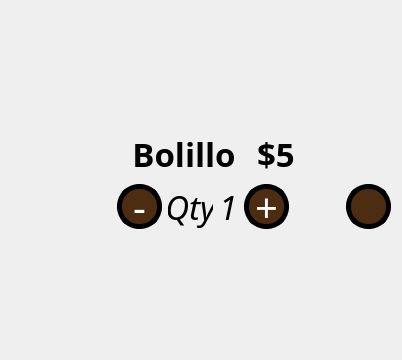
             <widget class="QWidget" name="scrollAreaWidgetContents">
              <property name="geometry">
               <rect>
                <x>0</x>
                <y>0</y>
                <width>398</width>
                <height>360</height>
               </rect>
              </property>
              <layout class="QVBoxLayout" name="verticalLayout_8">
               <item>
                <widget class="QWidget" name="Articulo" native="true">
                 <property name="minimumSize">
                  <size>
                   <width>380</width>
                   <height>100</height>
                  </size>
                 </property>
                 <property name="maximumSize">
                  <size>
                   <width>16777215</width>
                   <height>100</height>
                  </size>
                 </property>
                 <layout class="QHBoxLayout" name="horizontalLayout_31">
                  <property name="leftMargin">
                   <number>0</number>
                  </property>
                  <property name="topMargin">
                   <number>0</number>
                  </property>
                  <property name="rightMargin">
                   <number>0</number>
                  </property>
                  <property name="bottomMargin">
                   <number>0</number>
                  </property>
                  <item>
                   <widget class="QWidget" name="img" native="true">
                    <property name="minimumSize">
                     <size>
                      <width>100</width>
                      <height>100</height>
                     </size>
                    </property>
                    <property name="maximumSize">
                     <size>
                      <width>100</width>
                      <height>100</height>
                     </size>
                    </property>
                    <property name="styleSheet">
                     <string notr="true">background-image: url(:/Imagenes/bolillo.png);
border-radius: 30px;</string>
                    </property>
                   </widget>
                  </item>
                  <item>
                   <widget class="QWidget" name="widget_29" native="true">
                    <layout class="QVBoxLayout" name="verticalLayout_15">
                     <property name="leftMargin">
                      <number>0</number>
                     </property>
                     <property name="topMargin">
                      <number>0</number>
                     </property>
                     <property name="rightMargin">
                      <number>0</number>
                     </property>
                     <property name="bottomMargin">
                      <number>0</number>
                     </property>
                     <item>
                      <widget class="QWidget" name="widget_37" native="true">
                       <layout class="QHBoxLayout" name="horizontalLayout_32">
                        <property name="leftMargin">
                         <number>0</number>
                        </property>
                        <property name="topMargin">
                         <number>0</number>
                        </property>
                        <property name="rightMargin">
                         <number>0</number>
                        </property>
                        <property name="bottomMargin">
                         <number>0</number>
                        </property>
                        <item>
                         <widget class="QLabel" name="articulo_label">
                          <property name="font">
                           <font>
                            <family>Cascadia Mono</family>
                            <pointsize>25</pointsize>
                            <weight>75</weight>
                            <bold>true</bold>
                           </font>
                          </property>
                          <property name="text">
                           <string>Bolillo</string>
                          </property>
                          <property name="alignment">
                           <set>Qt::AlignCenter</set>
                          </property>
                         </widget>
                        </item>
                        <item>
                         <widget class="QLabel" name="precio_label">
                          <property name="font">
                           <font>
                            <family>Cascadia Mono</family>
                            <pointsize>25</pointsize>
                            <weight>75</weight>
                            <bold>true</bold>
                           </font>
                          </property>
                          <property name="text">
                           <string>$5</string>
                          </property>
                         </widget>
                        </item>
                       </layout>
                      </widget>
                     </item>
                     <item>
                      <widget class="QWidget" name="widget_33" native="true">
                       <property name="font">
                        <font>
                         <family>Cascadia Mono</family>
                        </font>
                       </property>
                       <layout class="QHBoxLayout" name="horizontalLayout_30">
                        <property name="leftMargin">
                         <number>0</number>
                        </property>
                        <property name="topMargin">
                         <number>0</number>
                        </property>
                        <property name="rightMargin">
                         <number>0</number>
                        </property>
                        <property name="bottomMargin">
                         <number>0</number>
                        </property>
                        <item>
                         <widget class="QPushButton" name="minus_button">
                          <property name="minimumSize">
                           <size>
                            <width>45</width>
                            <height>45</height>
                           </size>
                          </property>
                          <property name="maximumSize">
                           <size>
                            <width>45</width>
                            <height>45</height>
                           </size>
                          </property>
                          <property name="font">
                           <font>
                            <family>Cascadia Mono</family>
                            <pointsize>30</pointsize>
                           </font>
                          </property>
                          <property name="styleSheet">
                           <string notr="true">QPushButton{
background-color: rgb(77, 45, 18);
border-style: solid;
border-color: black;
border-width: 5px;
border-radius: 22px;
color: white;
}

QPushButton:pressed {
border-style: inset;
border-width: 1px;
background-color: rgb(115, 67, 26);
color: white;
}</string>
                          </property>
                          <property name="text">
                           <string>-</string>
                          </property>
                         </widget>
                        </item>
                        <item>
                         <widget class="QLabel" name="label_16">
                          <property name="minimumSize">
                           <size>
                            <width>45</width>
                            <height>45</height>
                           </size>
                          </property>
                          <property name="maximumSize">
                           <size>
                            <width>45</width>
                            <height>45</height>
                           </size>
                          </property>
                          <property name="font">
                           <font>
                            <family>Cascadia Mono</family>
                            <pointsize>25</pointsize>
                            <italic>true</italic>
                           </font>
                          </property>
                          <property name="text">
                           <string>Qty</string>
                          </property>
                          <property name="alignment">
                           <set>Qt::AlignCenter</set>
                          </property>
                         </widget>
                        </item>
                        <item>
                         <widget class="QLabel" name="qty_label">
                          <property name="font">
                           <font>
                            <family>Cascadia Mono</family>
                            <pointsize>25</pointsize>
                            <italic>true</italic>
                           </font>
                          </property>
                          <property name="text">
                           <string>1</string>
                          </property>
                         </widget>
                        </item>
                        <item>
                         <widget class="QPushButton" name="plus_button">
                          <property name="minimumSize">
                           <size>
                            <width>45</width>
                            <height>45</height>
                           </size>
                          </property>
                          <property name="maximumSize">
                           <size>
                            <width>45</width>
                            <height>45</height>
                           </size>
                          </property>
                          <property name="font">
                           <font>
                            <family>Cascadia Mono</family>
                            <pointsize>30</pointsize>
                           </font>
                          </property>
                          <property name="styleSheet">
                           <string notr="true">QPushButton{
background-color: rgb(77, 45, 18);
border-style: solid;
border-color: black;
border-width: 5px;
border-radius: 22px;
color: white;
}

QPushButton:pressed {
border-style: inset;
border-width: 1px;
background-color: rgb(115, 67, 26);
color: white;
}</string>
                          </property>
                          <property name="text">
                           <string>+</string>
                          </property>
                         </widget>
                        </item>
                        <item>
                         <spacer name="horizontalSpacer_34">
                          <property name="orientation">
                           <enum>Qt::Horizontal</enum>
                          </property>
                          <property name="sizeHint" stdset="0">
                           <size>
                            <width>40</width>
                            <height>20</height>
                           </size>
                          </property>
                         </spacer>
                        </item>
                        <item>
                         <widget class="QPushButton" name="trash_button">
                          <property name="minimumSize">
                           <size>
                            <width>45</width>
                            <height>45</height>
                           </size>
                          </property>
                          <property name="maximumSize">
                           <size>
                            <width>45</width>
                            <height>45</height>
                           </size>
                          </property>
                          <property name="styleSheet">
                           <string notr="true">QPushButton{
background-color: rgb(77, 45, 18);
image: url(:/Logo/basura.png);
border-style: solid;
border-color: black;
border-width: 5px;
border-radius: 22px;
color: white;
}

QPushButton:pressed {
border-style: inset;
border-width: 1px;
background-color: rgb(115, 67, 26);
color: white;
}</string>
                          </property>
                          <property name="text">
                           <string/>
                          </property>
                         </widget>
                        </item>
                       </layout>
                      </widget>
                     </item>
                    </layout>
                   </widget>
                  </item>
                 </layout>
                </widget>
               </item>
              </layout>
             </widget>
